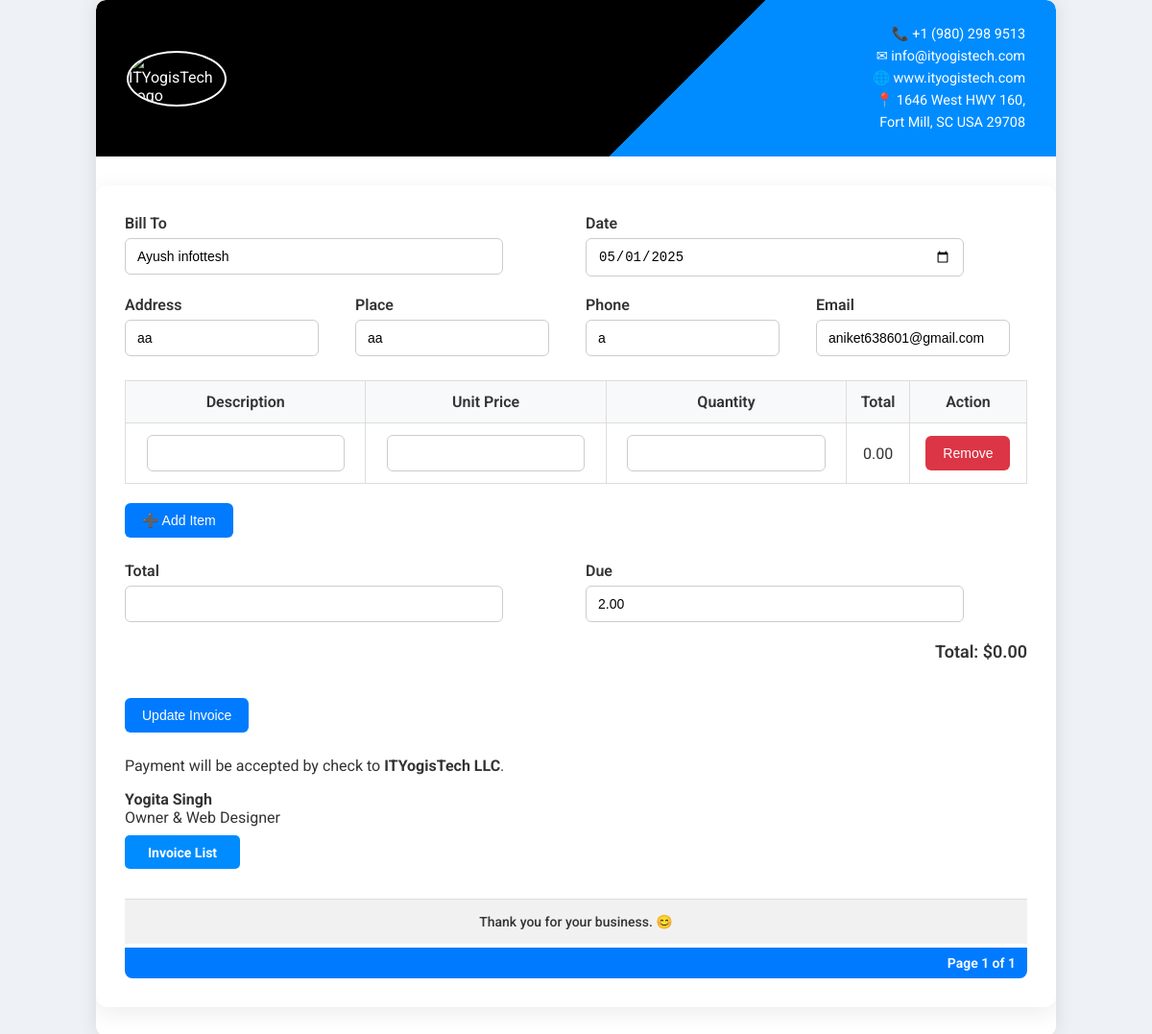
The app's page /invoices/81/edit/ with its own data.
### invoi/models.py (models this page shows, shortened)
class Invoice(models.Model):
    invoice_number = models.CharField(max_length=20,  blank=True)
    invoice_file = models.FileField(upload_to='invoices/', null=True, blank=True)
    bill_to = models.CharField(max_length=200)
    address = models.TextField()
    place = models.CharField(max_length=100)
    phone = models.CharField(max_length=15)
    date = models.DateField()
    email = models.EmailField(default="example@example.com")
    description = models.CharField(max_length=255,default='')
    quantity = models.PositiveIntegerField(default=0)
    unit_price = models.DecimalField(max_digits=10, decimal_places=2,default=0.00)
    total = models.DecimalField(max_digits=10, decimal_places=2, null=True, blank=True)
    due = models.DecimalField(max_digits=10, decimal_places=2, null=True, blank=True)

### invoi/views.py (the view)
# urls.py: path('invoices/<int:invoice_id>/edit/', views.create_or_edit_invoice, name='invoice_edit'),
def create_or_edit_invoice(request, invoice_id=None):
    if invoice_id:
        invoice = get_object_or_404(Invoice, id=invoice_id)
        is_edit = True
    else:
        invoice = None
        is_edit = False
    if request.method == 'POST':
        bill_to = request.POST.get('bill_to')
        address = request.POST.get('address')
        place = request.POST.get('place')
        phone = request.POST.get('phone')
        date = request.POST.get('date')
        due = request.POST.get('due')
        email = request.POST.get('email')
        descriptions = request.POST.getlist('description[]')
        unit_prices = request.POST.getlist('unit_price[]')
        quantities = request.POST.getlist('quantity[]')
        invoice_items = []
        grand_total = 0
        for desc, price, qty in zip(descriptions, unit_prices, quantities):
            try:
                price = float(price)
                qty = float(qty)
                row_total = round(price * qty, 2)
                grand_total += row_total
                invoice_items.append({
                    'description': desc,
                    'unit_price': price,
                    'quantity': qty,
                    'row_total': row_total,
                })
            except ValueError:
                continue
        if invoice_items:
            if is_edit:
                invoice.bill_to = bill_to
                invoice.address = address
                invoice.place = place
                invoice.phone = phone
                invoice.email = email
                invoice.date = date
                invoice.due = due
                invoice.save()
            else:
                random_number = random.randint(100000, 999999)
                invoice = Invoice.objects.create(
                    bill_to=bill_to,
                    address=address,
                    place=place,
                    phone=phone,
                    email=email,
                    date=date,
                    due=due,
                    invoice_number=random_number
                )
            request.session['invoice_items'] = invoice_items
            request.session['grand_total'] = round(grand_total, 2)
            request.session['due'] = due
            return redirect('invoice_preview', invoice_id=invoice.id)
    else:
        if is_edit:
            context_invoice = {
                'bill_to': invoice.bill_to,
                'address': invoice.address,
                'place': invoice.place,
                'phone': invoice.phone,
                'email': invoice.email,
                'date': invoice.date.strftime('%Y-%m-%d') if invoice.date else '',
                'due': invoice.due,
            }
        else:
            context_invoice = {}
    return render(request, 'create_invoice.html', {
        'invoice': context_invoice,
        'is_edit': is_edit,
    })

### invoi/templates/create_invoice.html (shortened to what this page needs)
{% load static %}
<!DOCTYPE html>
<html lang="en">
<head>
</head>
<body>
    <div style="max-width: 1000px; margin: auto; background: #fff; border-radius: 10px; box-shadow: 0 0 20px rgba(0,0,0,0.1); overflow: hidden;">
        <div style="max-width: 1000px; margin: auto; background: #fff; border-radius: 10px; box-shadow: 0 0 20px rgba(0,0,0,0.1); overflow: hidden;">
            <div style="background: linear-gradient(135deg, #000 60%, #008CFF 40%); color: #fff; padding: 1.5rem 2rem; display: flex; align-items: center; justify-content: space-between;">
                <img src="https://media.licdn.com/dms/image/v2/C560BAQE6bkOpY0k-Qw/company-logo_200_200/company-logo_200_200/0/1680149472985?e=1750896000&v=beta&t=NhbIwctJshTry2AeO7pe3H7Q5wGFMIoiSiy5V7E9_tY" alt="ITYogisTech Logo" width="100" style="border-radius: 50%; border: 2px solid #fff;">
                <div style="text-align: right; font-size: 0.9rem; line-height: 1.6;">
                    📞 +1 (980) 298 9513<br>
                    ✉ info@ityogistech.com<br>
                    🌐 www.ityogistech.com<br>
                    📍 1646 West HWY 160,<br>
                    Fort Mill, SC USA 29708
                </div>
            </div>
    <div class="container">
        <form method="post">
            <div class="form-inline">
                <div>
                    <label>Bill To</label>
                    <input type="text" name="bill_to" value="{{ invoice.bill_to|default_if_none:'' }}" required>
                </div>
                <div>
                    <label>Date</label>
                    <input type="date" name="date" value="{{ invoice.date|default_if_none:'' }}" required>
                </div>
            </div>
            <div class="form-inline">
                <div>
                    <label>Address</label>
                    <input type="text" name="address" value="{{ invoice.address|default_if_none:'' }}" required>
                </div>
                <div>
                    <label>Place</label>
                    <input type="text" name="place" value="{{ invoice.place|default_if_none:'' }}" required>
                </div>
                <div>
                    <label>Phone</label>
                    <input type="text" name="phone" value="{{ invoice.phone|default_if_none:'' }}" required>
                </div>
                <div>
                    <label>Email</label>
                    <input type="text" name="email" value="{{ invoice.email|default_if_none:'' }}" required>
                </div>
            </div>
            <table>
                <thead>
                    <tr>
                        <th>Description</th>
                        <th>Unit Price</th>
                        <th>Quantity</th>
                        <th>Total</th>
                        <th>Action</th>
                    </tr>
                </thead>
                <tbody id="invoice-rows">
                    <tr>
                        <td><input type="text" name="description[]" required></td>
                        <td><input type="number" name="unit_price[]" step="0.01" class="unit-price" required></td>
                        <td><input type="number" name="quantity[]" class="quantity" required></td>
                        <td class="row-total">0.00</td>
                        <td><button type="button" class="btn-remove" onclick="removeRow(this)">Remove</button></td>
                    </tr>
                </tbody>
            </table>
            <button type="button" class="btn" onclick="addRow()">➕ Add Item</button>
            <div class="form-inline" style="margin-top: 25px;">
                <div>
                    <label>Total</label>
                    <input type="text" id="total-display" readonly>
                </div>
                <div>
                    <label>Due</label>
                    <input type="text" name="due" value="{{ invoice.due|default_if_none:'' }}" required>
                </div>
            </div>
            <div class="summary">
                <p>Total: $<span id="grand-total">0.00</span></p>
            </div>
            <button type="submit" class="btn">
                {% if is_edit %} Update Invoice {% else %} Submit Invoice {% endif %}
            </button>
            <p style="margin-top: 25px;">Payment will be accepted by check to <strong>ITYogisTech LLC</strong>.</p>
            <p><strong>Yogita Singh</strong><br>Owner & Web Designer</p>
            <a href="{% url 'invoice_list' %}" style="background: #008CFF; color: #fff; text-decoration: none; padding: 0.6rem 1.5rem; border-radius: 5px; font-weight: bold;" class="btn">Invoice List</a>
            <p class="footer">Thank you for your business. 😊</p>
            <div class="blue-strip">Page 1 of 1</div>
        </form>
    </div>
</body>
</html>

### invoi/templates/create_invoice.html (style rules this page uses)
body { font-family: 'Roboto', sans-serif; margin: 0; padding: 0; background-color: #eef2f7; color: #333; }
.container { max-width: 1000px; margin: 30px auto; padding: 30px; background-color: #fff; border-radius: 12px; box-shadow: 0 6px 25px rgba(0, 0, 0, 0.08); }
.form-group, .form-inline { margin-bottom: 20px; }
.form-inline { display: flex; gap: 20px; flex-wrap: wrap; }
.form-inline div { flex: 1; min-width: 200px; }
label { font-weight: 600; margin-bottom: 6px; display: block; }
input[type="text"], input[type="date"], input[type="number"] { width: 80%; padding: 10px 12px; border-radius: 6px; border: 1px solid #ccc; font-size: 14px; }
table { width: 100%; border-collapse: collapse; margin-top: 25px; }
table th, table td { border: 1px solid #ddd; padding: 12px; text-align: center; }
table th { background-color: #f8f9fa; font-weight: 600; }
table td input { width: 90%; }
.btn, .btn-remove { padding: 10px 18px; font-size: 14px; font-weight: 500; border: none; border-radius: 6px; cursor: pointer; transition: background 0.2s; }
.btn { background-color: #007bff; color: white; margin-top: 20px; }
.btn-remove { background-color: #dc3545; color: white; }
.summary { text-align: right; font-size: 18px; font-weight: 600; margin-top: 20px; }
.footer { text-align: center; padding: 15px; font-size: 14px; font-weight: 500; background-color: #f1f1f1; border-top: 1px solid #ddd; margin-top: 40px; }
.blue-strip { background-color: #007bff; color: white; text-align: right; padding: 8px 12px; font-size: 14px; font-weight: 600; border-radius: 0 0 8px 8px; margin-top: -10px; }

### records on screen
Invoice: bill_to "Ayush infottesh", address "aa", place "aa", email "aniket638601@gmail.com", due "2.00"
